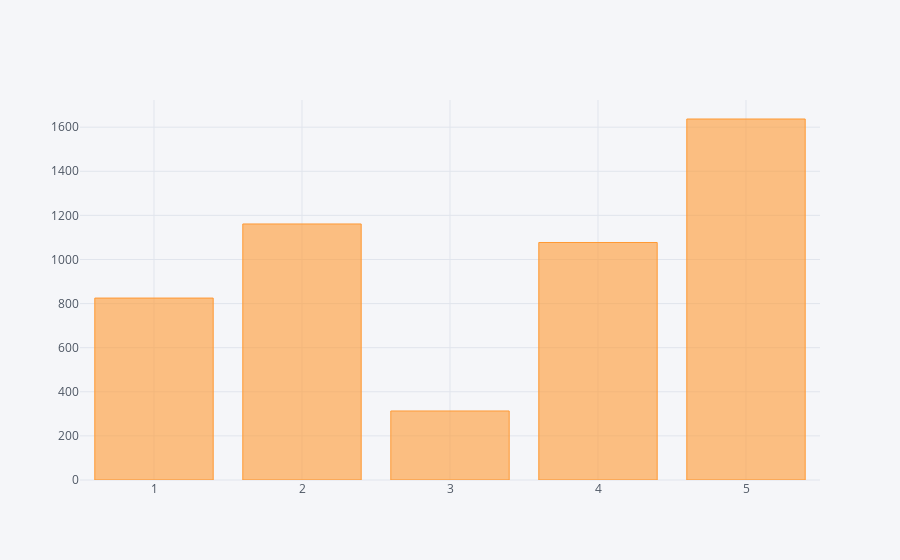

Write notebook code for a chart like this one.
### Markdown cell above
## Split data

### Code cell
used_data.reset_index().groupby('polarity').agg({'index': 'count'}).iplot(kind='bar')

### Figure 1 — Plotly figure (JSON) as saved in the notebook; plotly's stock layout.template omitted (floating-point values rounded to 4 significant figures)
{"data": [{"marker": {"color": "rgba(255, 153, 51, 0.6)", "line": {"color": "rgba(255, 153, 51, 1.0)", "width": 1}}, "name": "index", "orientation": "v", "text": "", "type": "bar", "uid": "34b13bf3-66e3-45a9-931d-f0d549a2d288", "x": [1, 2, 3, 4, 5], "y": [825, 1161, 313, 1077, 1637]}], "layout": {"legend": {"bgcolor": "#F5F6F9", "font": {"color": "#4D5663"}}, "paper_bgcolor": "#F5F6F9", "plot_bgcolor": "#F5F6F9", "title": {"font": {"color": "#4D5663"}}, "xaxis": {"gridcolor": "#E1E5ED", "showgrid": true, "tickfont": {"color": "#4D5663"}, "title": {"font": {"color": "#4D5663"}, "text": ""}, "zerolinecolor": "#E1E5ED"}, "yaxis": {"gridcolor": "#E1E5ED", "showgrid": true, "tickfont": {"color": "#4D5663"}, "title": {"font": {"color": "#4D5663"}, "text": ""}, "zerolinecolor": "#E1E5ED"}}}
